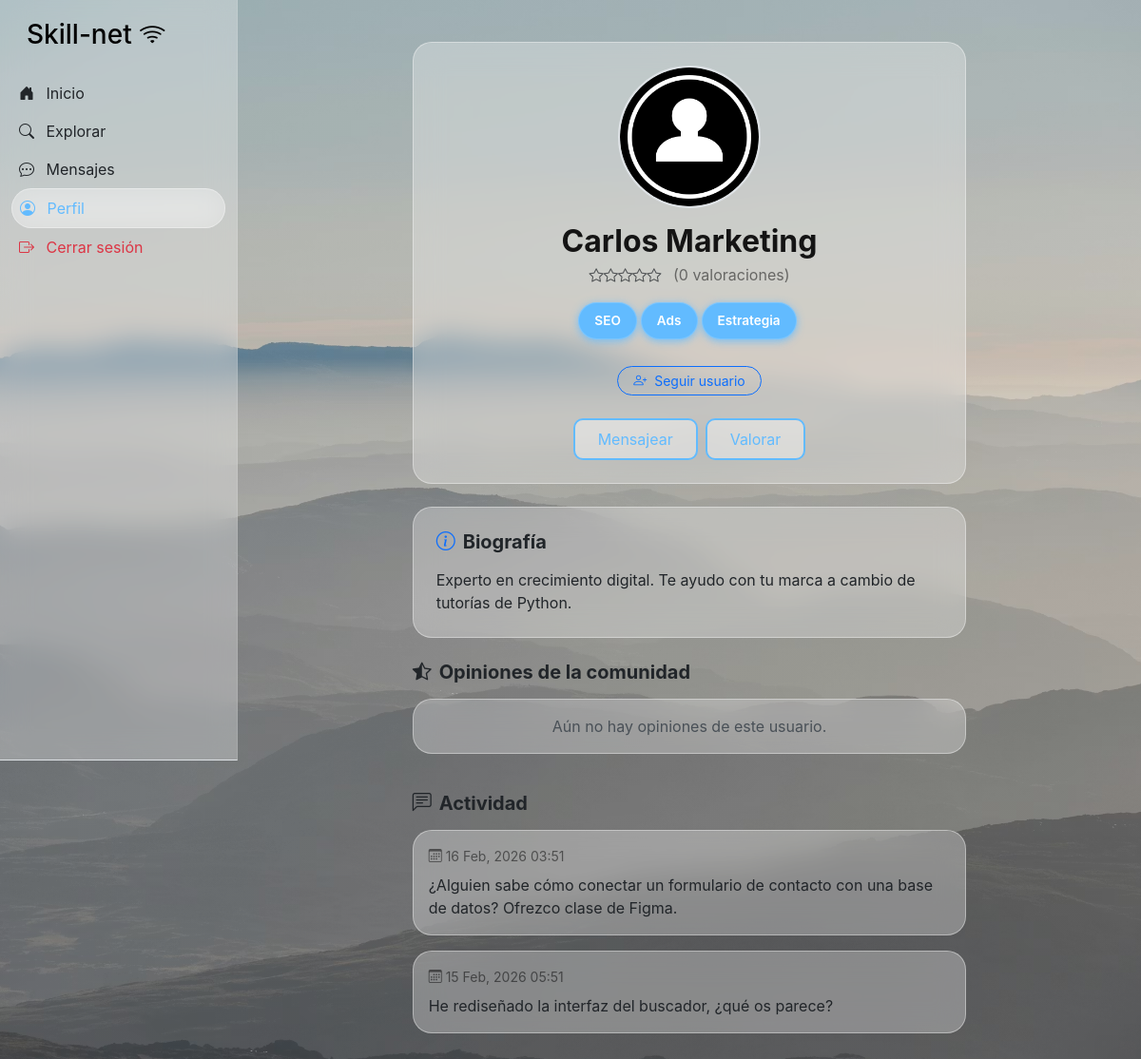
The page /perfil.php?id=3 (signed in) on the database its author committed.
### tables this page shows
CREATE TABLE IF NOT EXISTS usuarios (
    id INT AUTO_INCREMENT PRIMARY KEY,
    nombre VARCHAR(100) NOT NULL,
    email VARCHAR(150) NOT NULL UNIQUE,
    password VARCHAR(255) NOT NULL,
    habilidades TEXT,  
    bio TEXT,
    avatar VARCHAR(255) DEFAULT 'default.png',
    fecha_registro TIMESTAMP DEFAULT CURRENT_TIMESTAMP
);

CREATE TABLE IF NOT EXISTS publicaciones (
    id INT AUTO_INCREMENT PRIMARY KEY,
    id_usuario INT NOT NULL,
    contenido TEXT NOT NULL,
    fecha_publicacion TIMESTAMP DEFAULT CURRENT_TIMESTAMP,
    FOREIGN KEY (id_usuario) REFERENCES usuarios(id) ON DELETE CASCADE
);

### phpscripts/perfilLogic.php (called while the page is built, shortened)
<?php
include 'phpscripts/dbconn.php';
$perfil_id = isset($_GET['id']) ? intval($_GET['id']) : $_SESSION['user_id'];
$mi_id = $_SESSION['user_id'];
$stmt_check = $conn->prepare("SELECT id FROM seguidores WHERE id_seguidor = ? AND id_seguido = ?");
$stmt_check->bind_param("ii", $mi_id, $perfil_id);
$stmt_check->execute();
$seguido = $stmt_check->get_result()->num_rows > 0;
$stmt_rep = $conn->prepare("SELECT AVG(puntuacion) as promedio, COUNT(*) as total FROM valoraciones WHERE id_valorado = ?");
$stmt_rep->bind_param("i", $perfil_id);
$stmt_rep->execute();
$stats = $stmt_rep->get_result()->fetch_assoc();
$stmt = $conn->prepare("SELECT nombre, email, habilidades, bio, avatar FROM usuarios WHERE id = ?");
$stmt->bind_param("i", $perfil_id);
$stmt->execute();
$user_perfil = $stmt->get_result()->fetch_assoc();
$stmt_comm = $conn->prepare("SELECT v.*, u.nombre, u.avatar FROM valoraciones v JOIN usuarios u ON v.id_valorador = u.id WHERE v.id_valorado = ? ORDER BY v.id DESC");
$stmt_comm->bind_param("i", $perfil_id);
$stmt_comm->execute();
$res_comm = $stmt_comm->get_result();
if (!empty($user_perfil['avatar']) && file_exists("img/" . $user_perfil['avatar'])) {
    $fotoPerfil = $user_perfil['avatar'];
} else {
    $fotoPerfil = "user.png";
}
?>

### perfil.php (the view, shortened to what this page needs)
<?php include 'phpscripts/perfilLogic.php'; ?>
<!DOCTYPE html>
<html lang="es">
<head>
    <link href="https://cdn.jsdelivr.net/npm/bootstrap@5.3.0/dist/css/bootstrap.min.css" rel="stylesheet">
    <link rel="stylesheet" href="https://cdn.jsdelivr.net/npm/bootstrap-icons@1.11.0/font/bootstrap-icons.css">
    <link href="https://fonts.cdnfonts.com/css/sf-pro-display" rel="stylesheet">
    <link rel="stylesheet" href="css/fonts.css">
    <link rel="stylesheet" href="css/style.css">
</head>
<body>
    <div class="container-fluid">
        <div class="row">
            <?php include("phpscripts/navbar.php"); ?>
            <main class="main-content">
                <div class="container mt-4">
                    <div class="row justify-content-center">
                        <div class="col-md-10 col-lg-8">
                            <div class="card usr-search mb-4">
                                <div class="card-body p-4 text-center">
                                    <img src="img/<?php echo $fotoPerfil; ?>"
                                        class="rounded-circle mb-3 img-perfil-crop img-perfil-grande mx-auto">
                                    <h2 class="fw-bold text-dark mb-1">
                                        <?php echo htmlspecialchars($user_perfil['nombre']); ?>
                                    </h2>
                                    <div class="mb-3">
                                        <?php
                                        $rating = round($stats['promedio'] ?? 0);
                                        for ($i = 1; $i <= 5; $i++)
                                            echo ($i <= $rating) ? '<i class="bi bi-star-fill text-warning"></i>' : '<i class="bi bi-star text-muted"></i>';
                                        ?>
                                        <span class="ms-2 text-black-50">(<?php echo $stats['total']; ?>
                                            valoraciones)</span>
                                    </div>
                                    <div class="mb-4">
                                        <?php
                                        $tags = explode(",", $user_perfil['habilidades'] ?? '');
                                        foreach ($tags as $tag)
                                            if (!empty(trim($tag)))
                                                echo '<span class="tag-pill me-1 p-2 px-3 d-inline-block mb-1">' . htmlspecialchars(trim($tag)) . '</span>';
                                        ?>
                                    </div>
                                    <?php if ($perfil_id != $mi_id): ?>
                                        <form action="" method="POST" class="mb-4">
                                            <button type="submit" name="accion_follow"
                                                value="<?php echo ($seguido ? 'unfollow' : 'seguir'); ?>"
                                                class="btn btn-sm <?php echo ($seguido ? 'btn-outline-danger' : 'btn-outline-primary'); ?> rounded-pill px-3">
                                                <i
                                                    class="bi <?php echo ($seguido ? 'bi-person-x' : 'bi-person-plus'); ?> me-1"></i>
                                                <?php echo ($seguido ? 'Dejar de seguir' : 'Seguir usuario'); ?>
                                            </button>
                                        </form>
                                    <?php endif; ?>
                                    <div class="d-flex gap-2 justify-content-center">
                                        <?php if ($perfil_id == $mi_id): ?>
                                            <a href="editar_perfil.php"
                                                class="btn-usr-search px-4 text-decoration-none">Editar Perfil</a>
                                        <?php else: ?>
                                            <a href="mensajes.php?id=<?php echo $perfil_id; ?>"
                                                class="btn-usr-search px-4 text-decoration-none">Mensajear</a>
                                            <button class="btn-usr-search px-4" data-bs-toggle="modal"
                                                data-bs-target="#modalVotar">Valorar</button>
                                        <?php endif; ?>
                                    </div>
                                </div>
                            </div>
                            <div class="card usr-search mb-4">
                                <div class="card-body p-4">
                                    <h5 class="fw-bold mb-3"><i
                                            class="bi bi-info-circle me-2 text-primary"></i>Biografía</h5>
                                    <p class="text-dark mb-0">
                                        <?php echo nl2br(htmlspecialchars($user_perfil['bio'] ?? 'Sin biografía disponible.')); ?>
                                    </p>
                                </div>
                            </div>
                            <h5 class="fw-bold mb-3 text-dark"><i class="bi bi-star-half me-2"></i>Opiniones de la
                                comunidad</h5>
                            <div class="row mb-4">
                                <?php if ($res_comm->num_rows > 0): ?>
                                    <?php while ($com = $res_comm->fetch_assoc()): ?>
                                        <div class="col-12 mb-2">
                                            <div class="card usr-search border-0">
                                                <div class="card-body p-3">
                                                    <div class="d-flex align-items-center mb-2">
                                                        <img src="img/<?php echo (!empty($com['avatar']) && file_exists('img/' . $com['avatar'])) ? $com['avatar'] : 'user.png'; ?>"
                                                            class="rounded-circle me-2 img-perfil-crop"
                                                            style="width: 30px; height: 30px;">
                                                        <span class="fw-bold small text-dark me-2">
                                                            <?php echo htmlspecialchars($com['nombre']); ?>
                                                        </span>
                                                        <div>
                                                            <?php for ($i = 1; $i <= 5; $i++)
                                                                echo ($i <= $com['puntuacion']) ? '<i class="bi bi-star-fill text-warning small"></i>' : '<i class="bi bi-star text-muted small"></i>'; ?>
                                                        </div>
                                                    </div>
                                                    <?php if (!empty($com['comentario'])): ?>
                                                        <p class="mb-0 text-dark small italic" style="font-style: italic;">
                                                            "
                                                            <?php echo htmlspecialchars($com['comentario']); ?>"
                                                        </p>
                                                    <?php else: ?>
                                                        <p class="mb-0 text-muted small">Sin comentario escrito.</p>
                                                    <?php endif; ?>
                                                </div>
                                            </div>
                                        </div>
                                    <?php endwhile; ?>
                                <?php else: ?>
                                    <div class="col-12">
                                        <div class="alert alert-light text-center border-0 usr-search">Aún no hay opiniones
                                            de este usuario.</div>
                                    </div>
                                <?php endif; ?>
                            </div>
                            <h5 class="fw-bold mb-3 text-dark"><i class="bi bi-chat-left-text me-2"></i>Actividad</h5>
                            <?php
                            $stmt_posts = $conn->prepare("SELECT contenido, fecha_publicacion FROM publicaciones WHERE id_usuario = ? ORDER BY fecha_publicacion DESC");
                            $stmt_posts->bind_param("i", $perfil_id);
                            $stmt_posts->execute();
                            $res_posts = $stmt_posts->get_result();
                            if ($res_posts->num_rows > 0) {
                                while ($post = $res_posts->fetch_assoc()) { ?>
                                    <div class="card usr-search mb-3">
                                        <div class="card-body p-3">
                                            <small class="text-black-50 d-block mb-2">
                                                <i
                                                    class="bi bi-calendar3 me-1"></i><?php echo date("d M, Y H:i", strtotime($post['fecha_publicacion'])); ?>
                                            </small>
                                            <p class="mb-0 text-dark"><?php echo nl2br(htmlspecialchars($post['contenido'])); ?>
                                            </p>
                                        </div>
                                    </div>
                                <?php }
                            } else {
                                echo '<div class="alert alert-light text-center border-0 usr-search">Sin publicaciones.</div>';
                            } ?>
                        </div>
                    </div>
                </div>
            </main>
        </div>
    </div>
</body>
</html>

### css/style.css (style rules this page uses)
body { font-family: 'SF Pro Display', sans-serif; background: linear-gradient(rgba(18, 18, 18, 0.2), rgba(18, 18, 18, 0.2)), url(../img/wall1.avif); background-size: cover; background-position: center; background-repeat: no-repeat; background-attachment: fixed; color: black; min-height: 100vh; margin: 0; }
.main-content { margin-left: 250px; padding: 20px; width: calc(100% - 250px); }
.img-perfil-crop { object-fit: cover !important; object-position: center !important; border: 2px solid #dee2e6; }
.img-perfil-grande { width: 150px; height: 150px; }
.tag-pill { background-color: rgba(98, 187, 255, 1); border: 1px solid rgba(147, 208, 255, 0.5); box-shadow: 0 2px 8px rgba(98, 187, 255, 0.8); border-radius: 25px; color: white; font-size: small; font-weight: bold; }
.main-content h2, .main-content p.text-muted { color: rgba(0, 0, 0, 0.9) !important; }
.main-content .usr-search { background-color: rgba(250, 250, 250, 0.3) !important; border: 1px solid rgba(250, 250, 250, 0.4) !important; backdrop-filter: blur(15px); -webkit-backdrop-filter: blur(15px); border-radius: 20px; transition: all 0.3s cubic-bezier(0.4, 0, 0.2, 1); overflow: hidden; }
.btn-usr-search { text-decoration: none; padding-left: 1rem; padding-right: 1rem; padding-top: 0.5rem; padding-bottom: 0.5rem; background-color: rgba(255, 255, 255, 0.4); border: 2px solid rgba(98, 187, 255, 1); color: rgba(98, 187, 255, 1); border-radius: 10px; transition: all 0.3s ease; }
.bi-star-fill, .bi-star { font-size: 0.95rem; }
.tag-pill { display: inline-block; background-color: rgba(98, 187, 255, 1); border: 1px solid rgba(147, 208, 255, 0.5); color: white; border-radius: 20px; font-size: 0.85rem; font-weight: 600; }

### rows shown on the page
usuarios: avatar (placeholder picture), nombre "Carlos Marketing", habilidades "SEO", habilidades "Ads", habilidades "Estrategia", bio "Experto en crecimiento digital. Te ayudo con tu marca a cambio de tutorías de Python."
publicaciones: fecha_publicacion "16 Feb, 2026 03:51", contenido "¿Alguien sabe cómo conectar un formulario de contacto con una base de datos? Ofrezco clase de Figma."
publicaciones: fecha_publicacion "15 Feb, 2026 05:51", contenido "He rediseñado la interfaz del buscador, ¿qué os parece?"

### other values the page prints
$stats['total'] "0"
